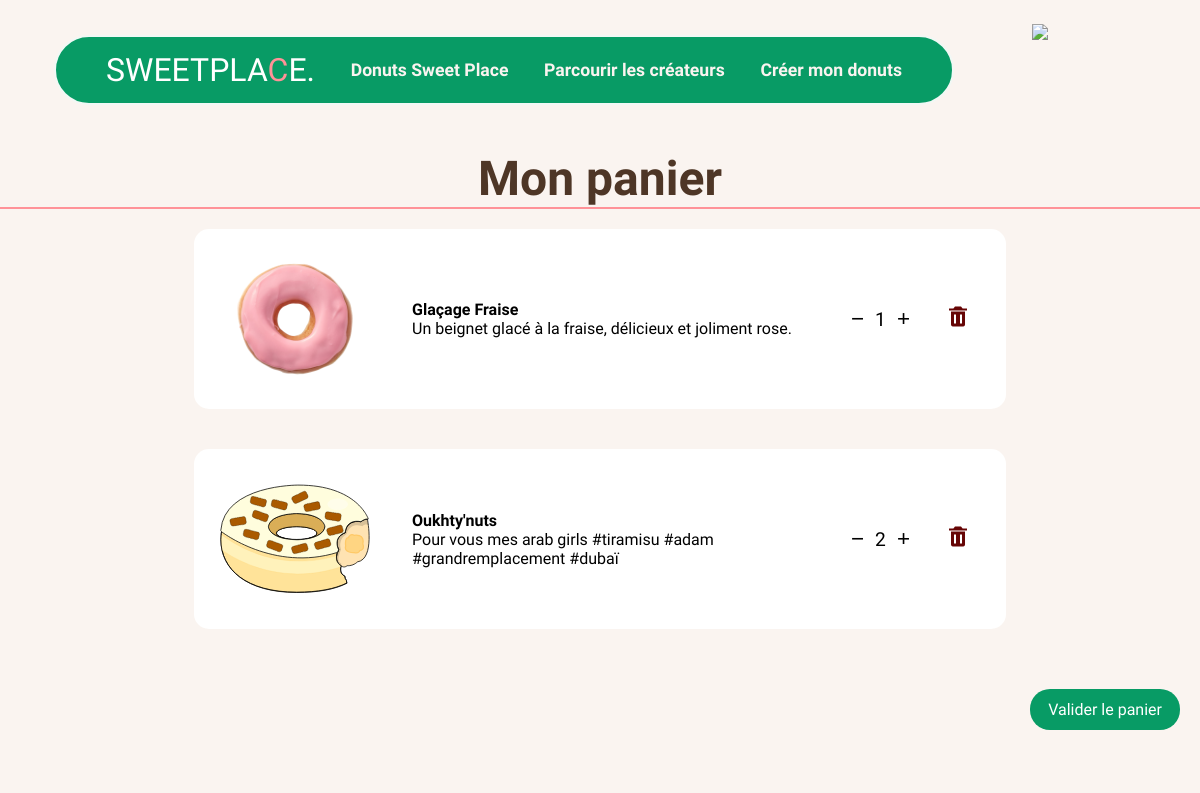
/panier.php?id=3 (signed in), run on the app's committed database.
### tables this page shows
CREATE TABLE IF NOT EXISTS `fk_panier` (
  `id_fk_panier` int NOT NULL AUTO_INCREMENT,
  `id_compositions_donuts` int DEFAULT NULL,
  `source_table` varchar(50) NOT NULL DEFAULT 'compositions_donuts',
  `source_id` int DEFAULT NULL,
  `id_users` int NOT NULL,
  `quantite` int NOT NULL,
  PRIMARY KEY (`id_fk_panier`),
  KEY `fk_compo` (`id_compositions_donuts`),
  KEY `fk_users1` (`id_users`),
  KEY `idx_fkpanier_source_user` (`source_table`,`source_id`,`id_users`)
);

CREATE TABLE IF NOT EXISTS `nos_donuts` (
  `id_donuts_de_base` int NOT NULL AUTO_INCREMENT,
  `title` varchar(255) DEFAULT NULL,
  `url` varchar(255) DEFAULT NULL,
  `img` varchar(255) DEFAULT NULL,
  `imgAlt` varchar(255) DEFAULT NULL,
  `bannerUrl` varchar(255) DEFAULT NULL,
  `nutritionalFacts` varchar(255) DEFAULT NULL,
  `description` text,
  `prix` float NOT NULL,
  PRIMARY KEY (`id_donuts_de_base`)
);

CREATE TABLE IF NOT EXISTS `topping` (
  `id_topping` int NOT NULL AUTO_INCREMENT,
  `name_topping` varchar(30) NOT NULL,
  `img_topping` text NOT NULL,
  `type_topping` varchar(20) NOT NULL,
  PRIMARY KEY (`id_topping`)
);

CREATE TABLE IF NOT EXISTS `compositions_donuts` (
  `id_composition` int NOT NULL AUTO_INCREMENT,
  `donut_name` varchar(255) DEFAULT NULL,
  `id_beignet` int NOT NULL,
  `id_fourrage` int DEFAULT NULL,
  `id_glacage` int DEFAULT NULL,
  `id_topping` int DEFAULT NULL,
  `id_createur` int NOT NULL,
  `description` text,
  `type` varchar(20) NOT NULL,
  `prix` float NOT NULL,
  PRIMARY KEY (`id_composition`),
  KEY `fk_beignet` (`id_beignet`),
  KEY `fk_createur` (`id_createur`),
  KEY `fk_fourrage` (`id_fourrage`),
  KEY `fk_glacage` (`id_glacage`),
  KEY `fk_topping` (`id_topping`)
);

### models/panier_user.php (called while the page is built)
<?php function getUserPanier($pdo, $userId)
{
    $stmt = $pdo->prepare("
        SELECT
            fp.id_fk_panier,
            fp.quantite,
            fp.source_table,
            fp.source_id,
            cd.donut_name,
            cd.description AS cd_description,
            b.img_beignets, f.img_fourrage, g.img_glacage, t.img_topping,
            nd.img AS base_img, nd.title AS base_title, nd.description AS nd_description
        FROM fk_panier fp
        LEFT JOIN compositions_donuts cd ON fp.id_compositions_donuts = cd.id_composition
        LEFT JOIN beignets b ON cd.id_beignet = b.id_beignet
        LEFT JOIN fourrages f ON cd.id_fourrage = f.id_fourrage
        LEFT JOIN glacages g ON cd.id_glacage = g.id_glacage
        LEFT JOIN topping t ON cd.id_topping = t.id_topping
        LEFT JOIN nos_donuts nd ON fp.source_table = 'nos_donuts' AND fp.source_id = nd.id_donuts_de_base
        WHERE fp.id_users = ?
    ");
    $stmt->execute([$userId]);
    $items = $stmt->fetchAll(PDO::FETCH_ASSOC);
    $result = [];
    foreach ($items as $item) {
        $images = [];
        $description = null;
        if ($item['source_table'] === 'compositions_donuts' && $item['donut_name']) {
            if ($item['img_beignets'])
                $images[] = $item['img_beignets'];
            if ($item['img_fourrage'])
                $images[] = $item['img_fourrage'];
            if ($item['img_glacage'])
                $images[] = $item['img_glacage'];
            if ($item['img_topping'])
                $images[] = $item['img_topping'];
            $donutName = $item['donut_name'];
            $description = $item['cd_description'] ?? null;
        } else {
            if ($item['base_img'])
                $images[] = $item['base_img'];
            $donutName = $item['base_title'] ?? 'Donut';
            $description = $item['nd_description'] ?? null;
        }
        $result[] = [
            'panier_id' => $item['id_fk_panier'],
            'donut_name' => $donutName,
            'description' => $description,
            'quantite' => $item['quantite'],
            'images' => $images
        ];
    }
    return $result;
}

### panier.php (the view, shortened to what this page needs)
<?php
require 'config.php';
$user = (int) $_SESSION['id'];
require 'models/panier_user.php';
$panier = getUserPanier($pdo, $user);
?>
<!doctype html>
<html lang="fr">
<head>
  <?php include 'css/links.php'; ?>
  <link rel="stylesheet" href="css/panier.css">
</head>
<body>
  <?php include 'header/header.php'; ?>
  <div class="paniercontent">
    <h1>Mon panier</h1>
    <?php if (empty($panier)): ?>
      <p class="empty rienpourlemoment">Ton panier est vide.</p>
    <?php else: ?>
      <div class='cards-container' id="cart-list">
        <?php foreach ($panier as $it): ?>
          <div class="card cart-item" data-id_fk_panier="<?php echo (int) $it['panier_id']; ?>">
            <div class="composition">
              <?php foreach ($it['images'] as $img): ?>
                <img src="<?php echo htmlspecialchars($img, ENT_QUOTES); ?>" alt="">
              <?php endforeach; ?>
            </div>
            <div class="item-info">
              <div><strong><?php echo htmlspecialchars($it['donut_name'], ENT_QUOTES); ?></strong></div>
              <?php if (!empty($it['description'])): ?>
                <div><?php echo htmlspecialchars($it['description'], ENT_QUOTES); ?></div>
              <?php endif; ?>
            </div>
            <div class="actions">
              <div class="qty-control">
                <button class="decrease" aria-label="décrémenter">−</button>
                <div class="qty" data-quantite="<?php echo (int) $it['quantite']; ?>">
                  <?php echo (int) $it['quantite']; ?>
                </div>
                <button class="increase" aria-label="incrémenter">+</button>
              </div>
              <button class="remove" title="Supprimer"><i class='bx bxs-trash'></i></button>
            </div>
          </div>
        <?php endforeach; ?>
        <a class="btn confirmpanier" href="#">Valider le panier</a>
      </div>
    <?php endif; ?>
  </div>
</body>
</html>

### css/styles.css (style rules this page uses)
:root { --mainfont: "Modak", system-ui; --textfont: "Mada", sans-serif; --white: #f1f8f5; --whiterose: #faf4f0; --brown: #4e3626; --green: #089b65; --rose: #ff9298; }
*, *::after, *::before { box-sizing: border-box; }
body { margin: 0; padding: 0; background-color: var(--whiterose); font-family: var(--textfont); }
h1, h2 { font-family: var(--textfont); color: var(--whiterose); font-weight: 800; margin: 0; font-size: 3rem; }
.cards-container { border-top: var(--rose) 2px solid; padding-top: 20px; display: grid; grid-template-columns: repeat(auto-fit, minmax(400px, 2fr)); gap: 40px; align-items: stretch; width: min(100%, 1290px); margin: 0 auto; padding: 20px; }
.card { background-color: white; border-radius: 15px; padding: 15px; text-align: center; display: flex; flex-direction: column; align-items: center; justify-content: center; transition: 0.2s ease; position: relative; }
.card img { width: 150px; }
.btn { text-decoration: none; color: white; background-color: var(--green); font-size: 1rem; padding: 8px 15px; border: 3px solid transparent; border-radius: 20px; margin-top: 20px; transition: 0.2s ease; margin-bottom: 15px; }

### css/header.css (style rules this page uses)
:root { --mainfont: "Modak", system-ui; --textfont: "Mada", sans-serif; --white: #f1f8f5; --whiterose: #faf4f0; --brown: #4e3626; --green: #089b65; --rose: #ff9298; }

### css/panier.css (style rules this page uses)
:root { --mainfont: "Modak", system-ui; --textfont: "Mada", sans-serif; --white: #f1f8f5; --whiterose: #faf4f0; --brown: #4e3626; --green: #089b65; --rose: #ff9298; }
.paniercontent { display: flex; flex-direction: column; margin-top: 150px; }
h1 { margin: auto; color: var(--brown); }
.composition { position: relative; width: 150px; height: 150px; }
.composition img { position: absolute; top: 0; left: 0; width: 100%; height: 100%; }
.cards-container { display: flex; flex-direction: column; align-items: center; }
.card { flex-direction: row; text-align: left; width: 70%; justify-content: space-around; gap: 20px; }
.card img { height: 100px; }
.cart-item { transition: all ease 0.2s; }
.item-info { width: 50%; }
.actions { display: flex; gap: 20px; }
.qty-control { display: flex; gap: 5px; justify-content: center; align-items: center; font-size: 1.2rem; color: black; }
.qty-control button { font-size: 1.4rem; background-color: white; border: none; color: black; }
.remove { padding: 6px 10px; border-radius: 6px; cursor: pointer; background-color: white; border: none; font-size: 1.5rem; color: #660505; }
.confirmpanier { margin-left: auto; }

### panier.php (style rules this page uses)
.composition { position: relative; width: 150px; height: 150px; }
.composition img { position: absolute; top: 0; left: 0; width: 100%; height: 100%; }

### data on the page
fk_panier: nos_donuts.title "Glaçage Fraise", nos_donuts.description "Un beignet glacé à la fraise, délicieux et joliment rose.", quantite "1"
fk_panier: topping.img_topping (picture), id_compositions_donuts.donut_name "Oukhty'nuts", id_compositions_donuts.description "Pour vous mes arab girls #tiramisu #adam #grandremplacement #dubaï", quantite "2"
